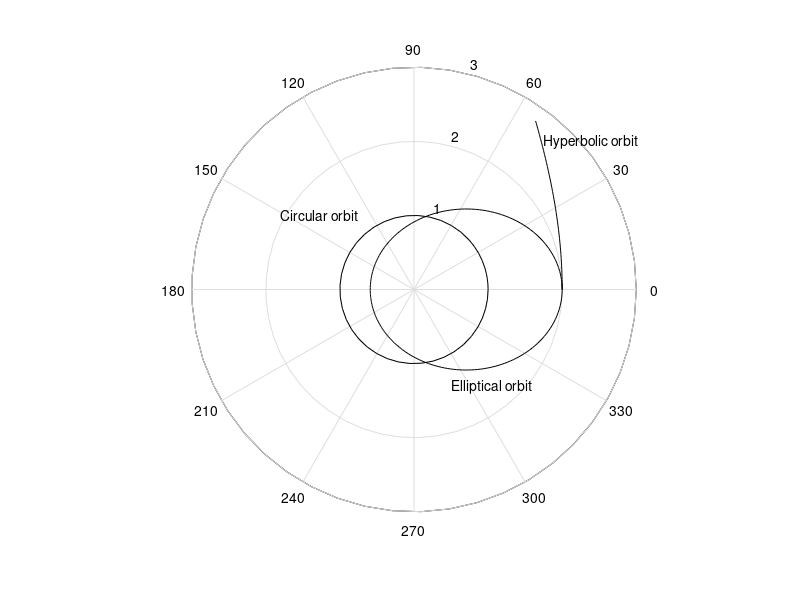

This chart was generated by the following MATLAB code:
function Orbital_Motions_for_Different_Initial_Conditions
initcond = [2.0, 0.0, 0.0, 1.5; 1.0, 0.0, 0.0, 2.0*pi; 2.0, 0.0, 0.0, 4.0];
tspan = [1.5, 1, 0.3];
options = odeset('RelTol', 1e-6, 'AbsTol', [1e-6 1e-6 1e-6 1e-6]);
for n = 1:3
[t, x] = ode45(@orbit, [0, tspan(n)], [initcond(n,:)]', options);
polar(x(:,3), x(:,1), 'k-');
hold on
end
text(0.50, -1.30, 'Elliptical orbit');
text(-1.80, 1.00, 'Circular orbit');
text(1.75, 2.00, 'Hyperbolic orbit');
function xdot = orbit(t, x)
xdot = [x(2); x(1)*x(4)^2-4.0*pi^2/x(1)^2; x(4); -2.0*x(2)*x(4)/x(1)];